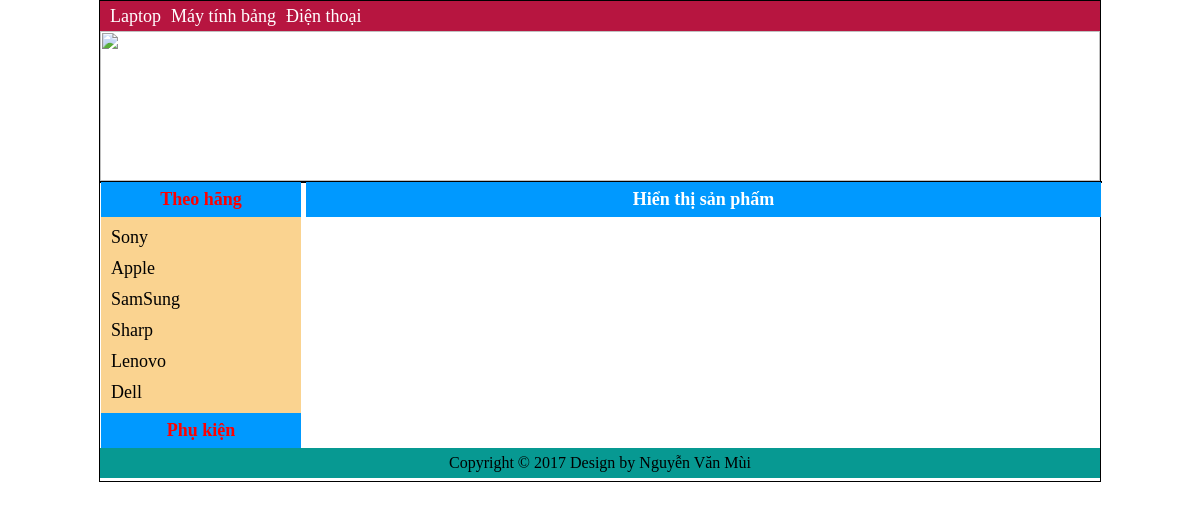
Screenshot of /index.php?action=hang&hangsx=7 with the database file from the repository.
### tables this page shows
CREATE TABLE `danhmucsp` (
  `iddm` int(11) NOT NULL,
  `TenDM` varchar(100) NOT NULL,
  `idhang` int(11) NOT NULL
);

CREATE TABLE `hangsx` (
  `idhang` int(11) NOT NULL,
  `TenHang` varchar(50) NOT NULL,
  `ThuTu` int(11) NOT NULL,
  `AnHien` int(11) NOT NULL
);

### View/menu_thuonghieu.php (the view, shortened to what this page needs)
<form method="post" action="View_theohangsx.php">
<?php
	require('./module/connet.php');
	$sql = "select * from hangsx where anhien=1 order by thutu asc";
	$query = mysqli_query($con, $sql);
  	if(mysqli_num_rows($query) > 0){
		while($row = mysqli_fetch_array($query)){?>
        <li><a href="index.php?action=hang&hangsx=<?php echo $row['idhang']; ?>"><?php echo $row['TenHang']; ?></a></li>
        <?php
		}
	}
?>
</form>

### View/menu_top.php (shortened to what this page needs)
<!DOCTYPE html>
<html>
<head>
</head>
<body>
<?php
	require('./module/connet.php');
	$sql = "select * from danhmucsp order by iddm desc";
	$query = mysqli_query($con, $sql);
  	if(mysqli_num_rows($query) > 0){
		while($row = mysqli_fetch_array($query)){?>
        <li><a href="index.php?action=danhmuc&dm=<?php echo $row['iddm']; ?>"><?php echo $row['TenDM']; ?></a></li>
        <?php
		}
	}
?>
</body>
</html>

### style/style.css (style rules this page uses)
* { padding:0; margin:0; }
.menu ul li { float:left; line-height:30px; margin-left:10px; }
.menu ul li a { text-decoration:none; color: #FFF; }
.danhsach ul li { margin-left:10px; margin:10px; }
.danhsach ul li a { text-decoration:none; color:#000; }

### rows the page displays
danhmucsp: TenDM "Laptop"
danhmucsp: TenDM "Máy tính bảng"
danhmucsp: TenDM "Điện thoại"
hangsx: TenHang "Sony"
hangsx: TenHang "Apple"
hangsx: TenHang "SamSung"
hangsx: TenHang "Sharp"
hangsx: TenHang "Lenovo"
hangsx: TenHang "Dell"
